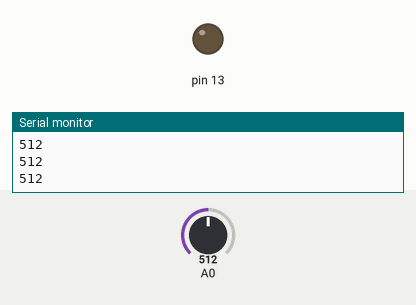
Simulated run of this sketch. Board: Arduino Uno, built with avr-gcc and run on an emulated ATmega328P. On the bench: output pins drawn as LEDs (lit = HIGH), the last lines printed to the serial monitor. The inputs (shaded band) are chosen by the test bench; at power-on: A0 = 512.

Above: at 1.2 s.
1.3 s: A0 set to 308
2.8 s: A0 set to 292
At 4.0 s:
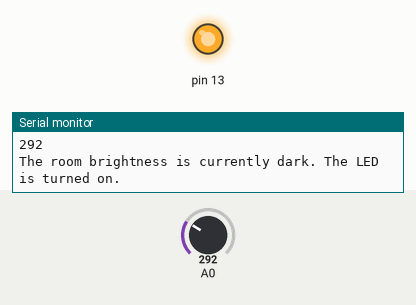
4.3 s: A0 set to 306
At 5.3 s:
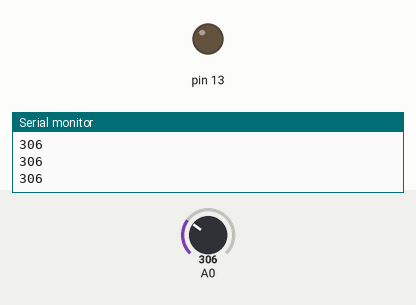
5.8 s: A0 set to 290
At 6.6 s:
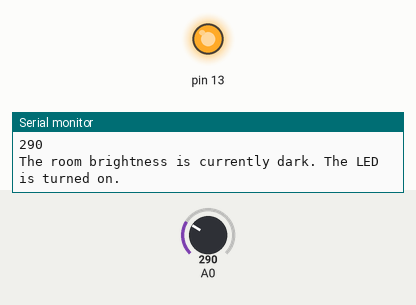
Timing chart, 0 to 8.3 s (numbered marks = the images above; inputs shaded):
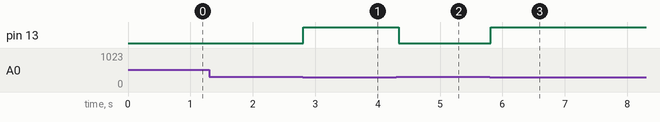

The sketch:

Lab_1C.ino
```cpp
int threshold = 300;//I have no idea what the actual threshold will be, play around with some values and see what works best
int photoResistor;//value read by photoresistor
String light_status[2];//written as on or off
boolean on_status, off_status = false;
boolean status_change = true;

void setup() {
  pinMode(13, OUTPUT);
  Serial.begin(9600);
}
void loop() {
  photoResistor = analogRead(A0);
  Serial.println(photoResistor);
  if (photoResistor >= threshold) {
    digitalWrite(13, LOW);
    light_status[0] = "bright";
    off_status = true;
    if (on_status == true) {
      status_change = true;
      on_status = false;
    }
  }

  else {
    digitalWrite(13, HIGH);
    light_status[0] = "dark";
    light_status[1] = "on";
    on_status == true;
    if (off_status = true) {
      status_change = true;
      off_status = false;

    }
  }
  if (status_change == true) {
    Serial.println("The room brightness is currently " + light_status[0] + ". The LED is turned " + light_status[1] + ".");
  }

  status_change = false;
}
```

Measured:
- the behaviour switches between 300 and 299 on A0 (found by bisection; images 0 and 1)
- after the input at 2.8 s, pin 13: LOW → HIGH at once
- after the input at 4.3 s, pin 13: HIGH → LOW at once
- after the input at 5.8 s, pin 13: LOW → HIGH at once
